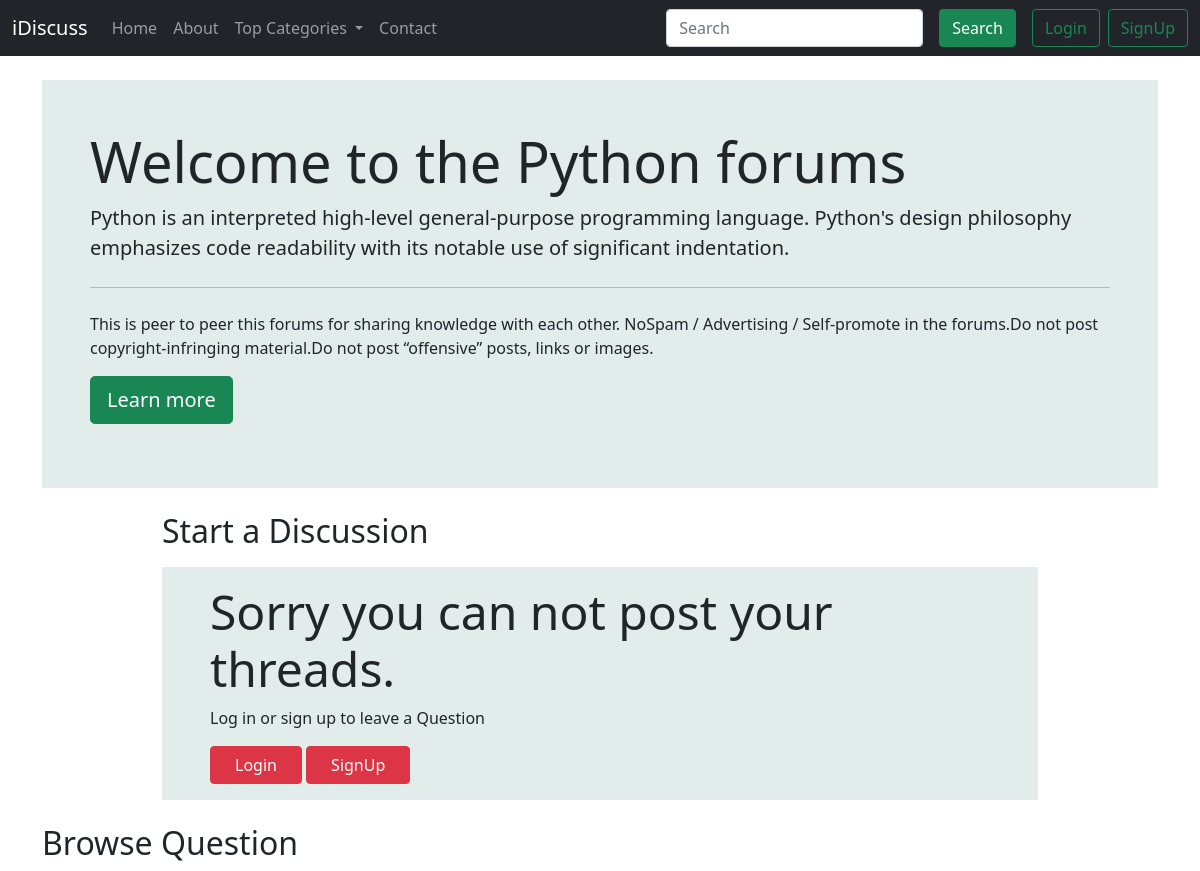
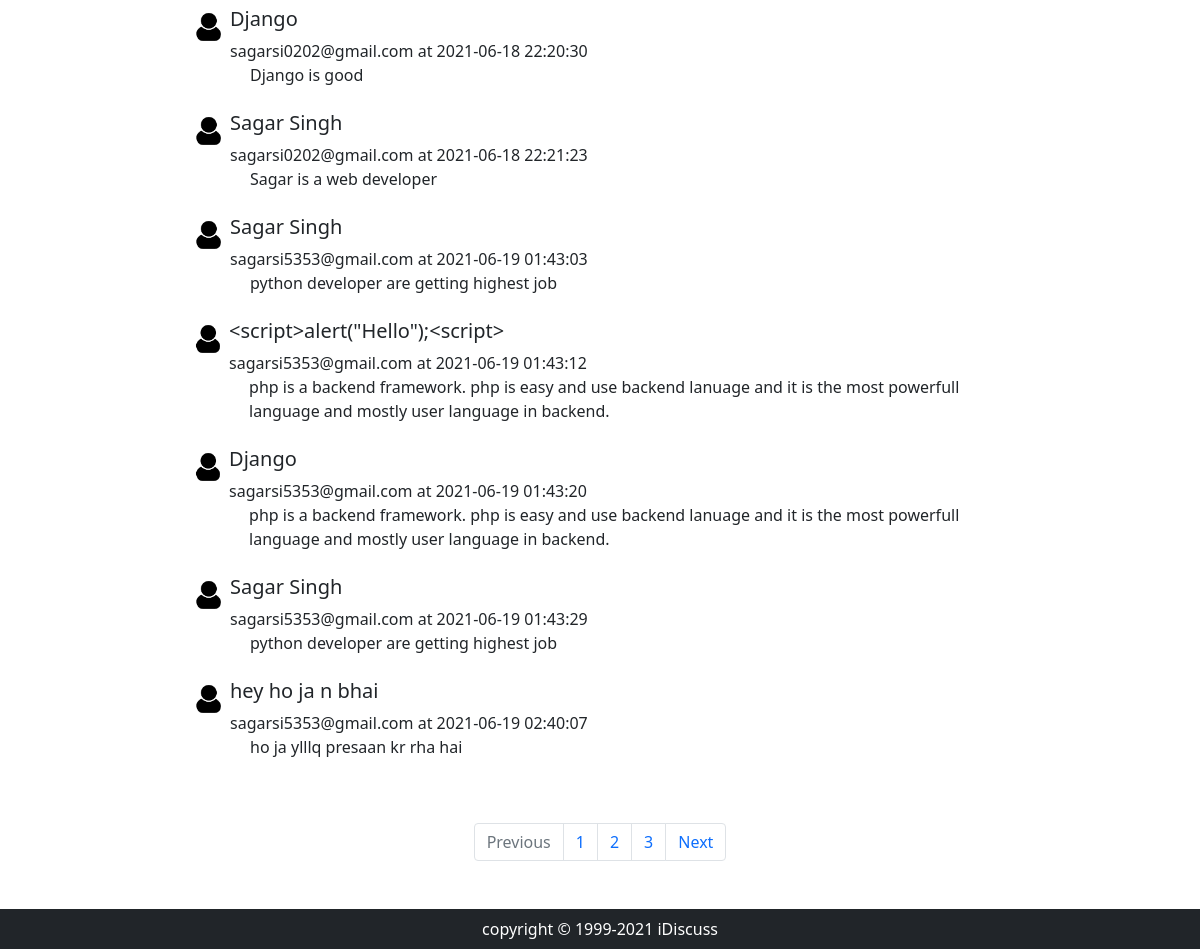
The app's page /threadlist.php?catid=1 with its own data (2 pictures, top to bottom).
### tables this page shows
CREATE TABLE `categories` (
  `categories_id` int(11) NOT NULL,
  `categories_name` varchar(255) NOT NULL,
  `categories_discription` varchar(255) NOT NULL,
  `categories_img` varchar(11) NOT NULL,
  `created` datetime NOT NULL DEFAULT current_timestamp()
);

CREATE TABLE `threads` (
  `thread_id` int(10) NOT NULL,
  `thread_title` varchar(255) NOT NULL,
  `thread_desc` text NOT NULL,
  `thread_cat_id` int(7) NOT NULL,
  `thread_user_id` int(7) NOT NULL,
  `thread_time` datetime NOT NULL DEFAULT current_timestamp()
);

CREATE TABLE `users` (
  `user_sno` int(11) NOT NULL,
  `user_email` varchar(35) NOT NULL,
  `user_pass` varchar(255) NOT NULL,
  `user_date` datetime NOT NULL DEFAULT current_timestamp()
);

### threadlist.php (the view, shortened to what this page needs)
<!doctype html>
<html lang="en">
<head>
    <link href="https://cdn.jsdelivr.net/npm/bootstrap@5.0.1/dist/css/bootstrap.min.css" rel="stylesheet">
</head>
<body>
    <?php include 'partials/_dbconnect.php'; ?>
    <?php include 'partials/_navbar.php'; ?>
    <?php
    $id = $_GET['catid'];
    $sql = "SELECT * FROM `categories` WHERE categories_id=$id";
    $result = mysqli_query($conn, $sql);
    while ($row = mysqli_fetch_assoc($result)) {
        $catname = $row['categories_name'];
        $catdesc = $row['categories_discription'];
    }
    ?>
    <div class="container my-4">
        <div class="jumbotron p-5" style="background: #e2ecea;">
            <h1 class="display-4">Welcome to the <?php echo $catname; ?> forums</h1>
            <p class="lead"><?php echo $catdesc; ?></p>
            <hr class="my-4">
            <p class="mb-3">This is peer to peer this forums for sharing knowledge with each other. NoSpam / Advertising / Self-promote in the forums.Do not post copyright-infringing material.Do not post “offensive” posts, links or images.</p>
            <p class="lead">
                <a class="btn btn-success btn-lg" href="#" role="button">Learn more</a>
            </p>
        </div>
    </div>
    <div class="container" style="max-width: 900px;">
        <h2>Start a Discussion</h2>
        <form action="<?php echo $_SERVER['REQUEST_URI']; ?>" method="post">
            <?php
            if (isset($_SESSION['loggedin']) && $_SESSION['loggedin'] == true) {
                echo '<div class="mb-3">
                        <label for="text" class="form-label">Question Title</label>
                            <input type="text" minlength="5" class="form-control" id="title" name="title"             aria-describedby="emailHelp">
                            <div id="emailHelp" class="form-text">
                                Keep your title as short and crisp as possible.
                            </div>
                    </div>
                    <input type="hidden" name="user_sno" value="' . $_SESSION["user_sno"] . '">
                    <div class="form-group">
                        <label for="text" class="form-label">Elaborate your concern</label>
                        <textarea type="text" minlength="20" class="form-control" id="desc" name="desc"></textarea>
                    </div>
                    <button type="submit" class="btn btn-success my-2">Submit</button>
                </form>';
            } else {
                echo '<div class="jumbotron jumbotron-fluid px-5 py-3 my-3" style="background: #e2ecea; max-width: 900px; margin: auto;">
                    <h1 class="display-5">Sorry you can not post your threads.</h1>
                    <p class="mb-3">Log in or sign up to leave a Question</p>
                    <a href="#" class="btn btn-danger my2 px-4" data-bs-toggle="modal" data-bs-target="#loginModal">Login</a>
                    <a href="#" class="btn btn-danger my2 px-4" data-bs-toggle="modal" data-bs-target="#signupModal">SignUp</a>
                </div>';
            }
            ?>
    </div>
    <div class="container">
        <h2 class="py-2">Browse Question</h2>
        <?php
        $id = $_GET['catid'];
        $sql = "SELECT * FROM `threads` WHERE thread_cat_id=$id";
        $result = mysqli_query($conn, $sql);
        while ($row = mysqli_fetch_assoc($result)) {
            $id = $row['thread_id'];
            $title = $row['thread_title'];
            $desc = $row['thread_desc'];
            $th_time = $row['thread_time'];
            $thread_user_id = $row['thread_user_id'];
            $sql2 = "SELECT user_email FROM `users` WHERE user_sno=$thread_user_id";
            $result2 = mysqli_query($conn, $sql2);
            $row2 = mysqli_fetch_assoc($result2);
            echo '<div class="media mb-2" style="display: flex; max-width: 830px; margin: auto;">
                            <img src="img/user.png" class="p-1" width="45px" height="40px" class="mr-3" alt="...">
                        <div class="media-body">
                                <h5 class="mt-0">
                                    <a href="thread.php?threadid=' . $id . '" class=" text-dark text-decoration-none">' . $title . '</a>
                                </h5>
                                <p class="my-0">' . $row2['user_email'] . ' at ' . $th_time . '</p>
                                <p style="margin-left: 20px;">' . $desc . '</p>
                        </div>
                    </div>';
        }
        ?>
    </div>
    <nav aria-label="Page navigation example" class="my-5">
        <ul class="pagination justify-content-center">
            <li class="page-item disabled">
                <a class="page-link" href="#" tabindex="-1" aria-disabled="true">Previous</a>
            </li>
            <li class="page-item"><a class="page-link" href="#">1</a></li>
            <li class="page-item"><a class="page-link" href="#">2</a></li>
            <li class="page-item"><a class="page-link" href="#">3</a></li>
            <li class="page-item">
                <a class="page-link" href="#">Next</a>
            </li>
        </ul>
    </nav>
    <?php include 'partials/_footer.php'; ?>
</body>
</html>

### records on screen
categories: categories_name "Python", categories_discription "Python is an interpreted high-level general-purpose programming language. Python's design philosophy emphasizes code readability with its notable use of significant indentation."
threads: thread_title "Django", users.user_email "sagarsi0202@gmail.com", thread_time "2021-06-18 22:20:30", thread_desc "Django is good"
threads: thread_title "Sagar Singh", users.user_email "sagarsi0202@gmail.com", thread_time "2021-06-18 22:21:23", thread_desc "Sagar is a web developer"
threads: thread_title "Sagar Singh", users.user_email "sagarsi5353@gmail.com", thread_time "2021-06-19 01:43:03", thread_desc "python developer are getting highest job"
threads: thread_title "<script>alert(\"Hello\");<script>", users.user_email "sagarsi5353@gmail.com", thread_time "2021-06-19 01:43:12", thread_desc "php is a backend framework. php is easy and use backend lanuage and it is the most powerfull language and mostly user language in backend."
threads: thread_title "Django", users.user_email "sagarsi5353@gmail.com", thread_time "2021-06-19 01:43:20", thread_desc "php is a backend framework. php is easy and use backend lanuage and it is the most powerfull language and mostly user language in backend."
threads: thread_title "Sagar Singh", users.user_email "sagarsi5353@gmail.com", thread_time "2021-06-19 01:43:29", thread_desc "python developer are getting highest job"
threads: thread_title "hey ho ja n bhai", users.user_email "sagarsi5353@gmail.com", thread_time "2021-06-19 02:40:07", thread_desc "ho ja ylllq presaan kr rha hai"
